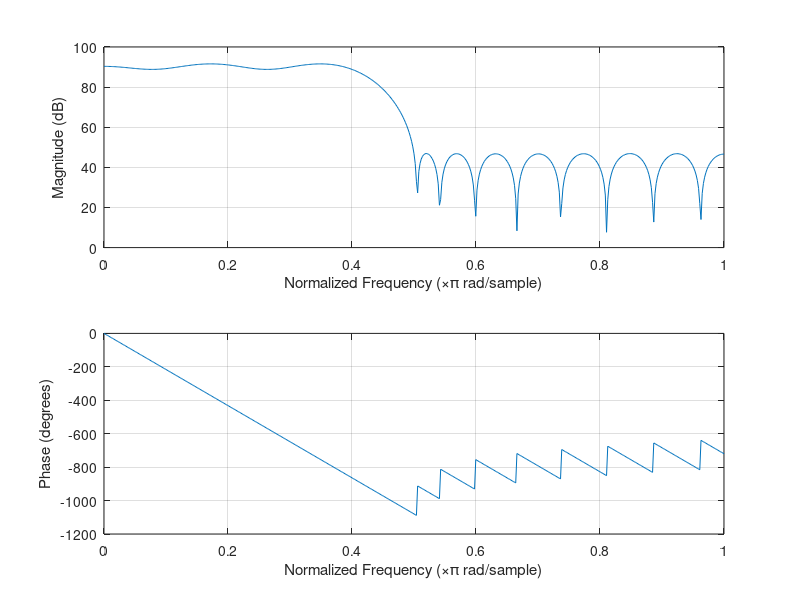

MATLAB code for this plot: (Note: this script raises an error after producing the figure.)
# This is an octave script that implements the FIR algorithm for image sharpening.
# The script performs vertical sharpening and horizontal sharpening separately and then combines the two results to get the final sharpened image.
pkg load signal
pkg load image

# FIR filter coefficients derived as 16 bit integers
coefficients = [621,1252,955,-464,-1427,-442,1279,815,-2028,-2978,1849,9985,14052,9985,1849,-2978,-2028,815,1279,-442,-1427,-464,955,1252,621]
freqz(coefficients,1,512)

# Let the amplification factor be 1 then the resultin coefficients are
filter = 1 * coefficients/(2^15);

# load the file and apply the sharpness filter
img_in = imread("image_720p.jpg");
img_out = imfilter(img_in, filter);

# write as ppm format
write_ascii_ppm(img_in, "image_720p.ppm");
write_ascii_ppm(img_out, "image_expected.ppm");


